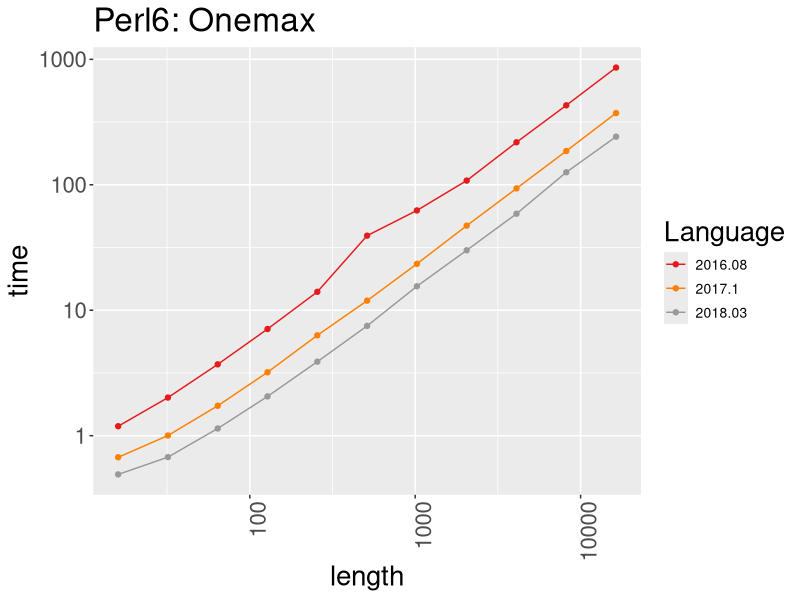
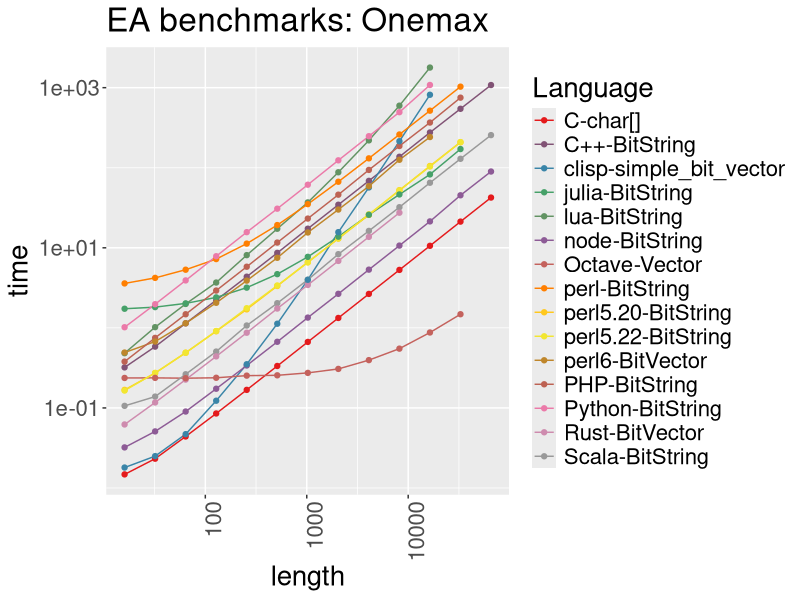
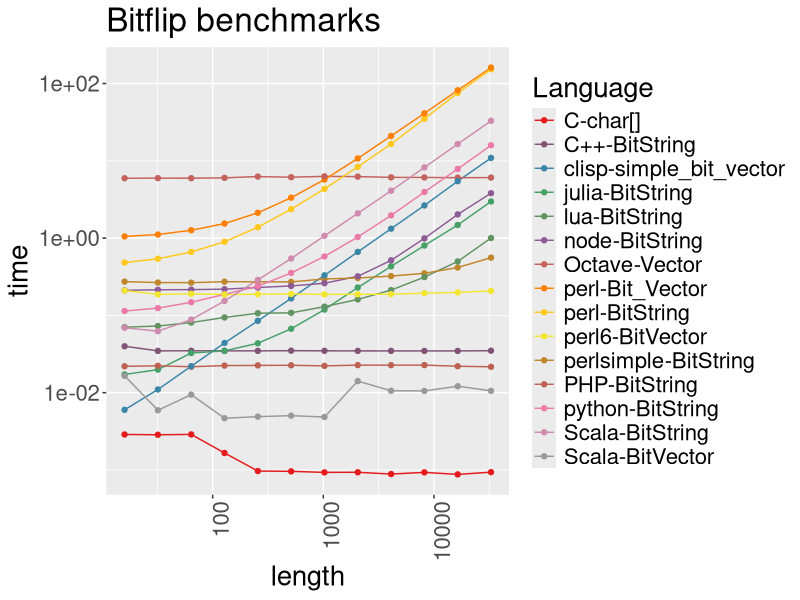
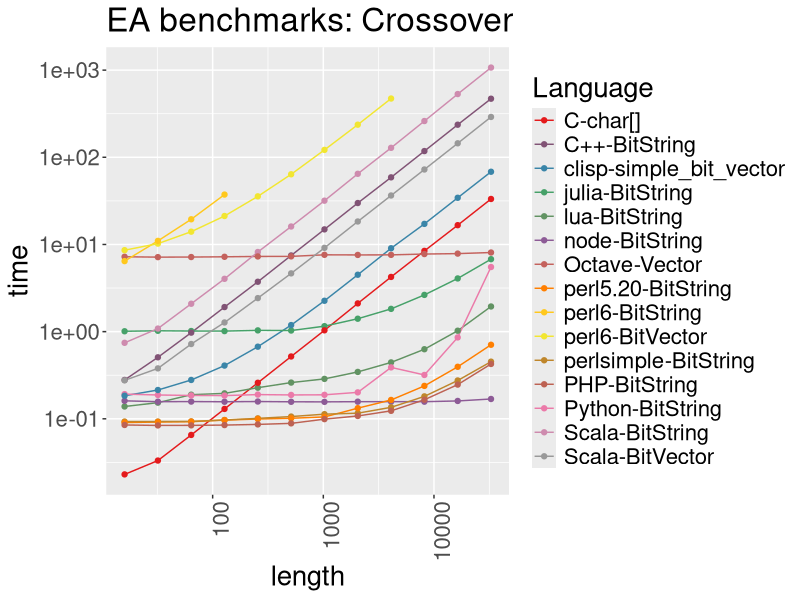
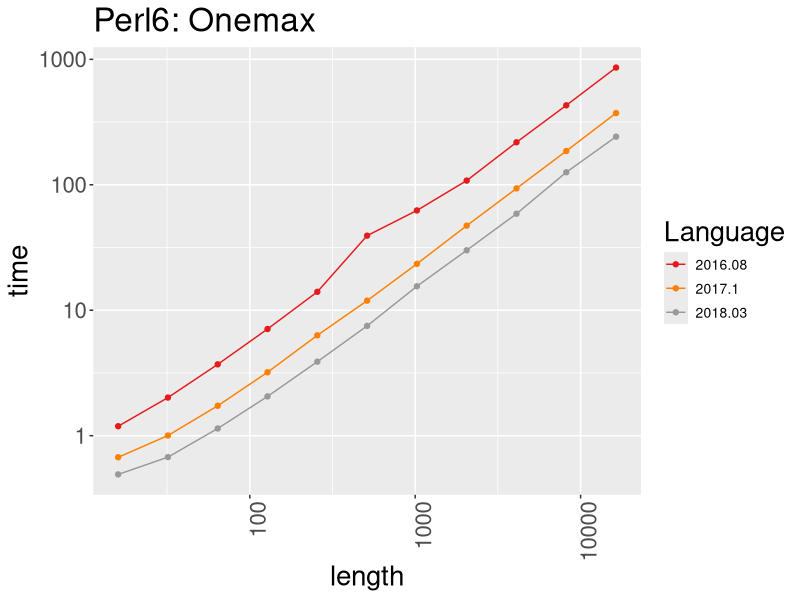
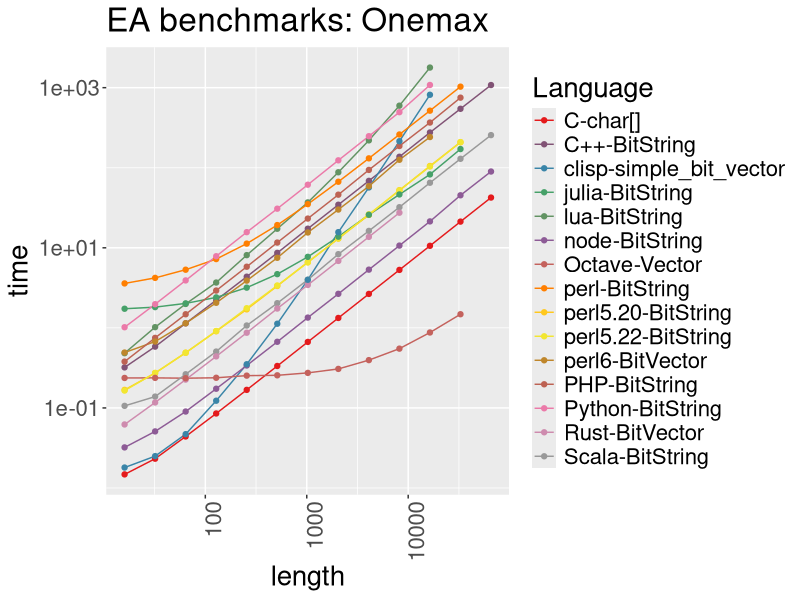
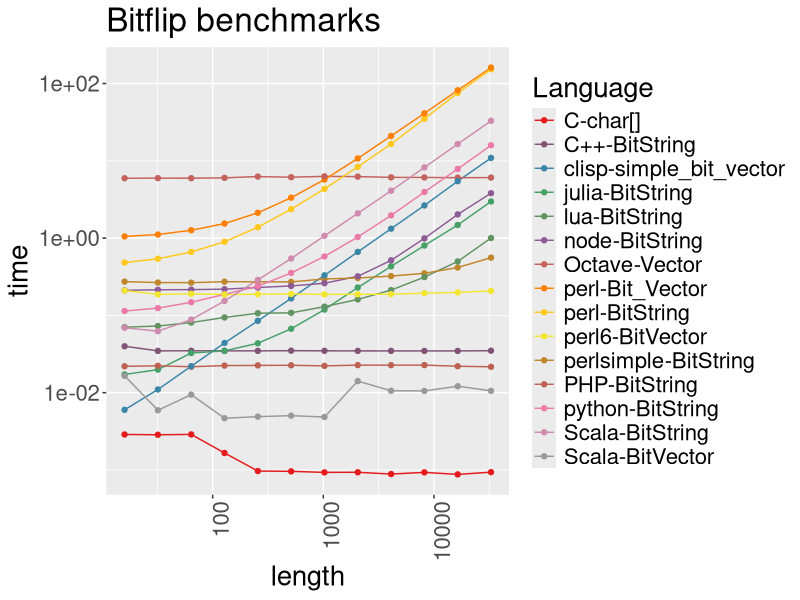
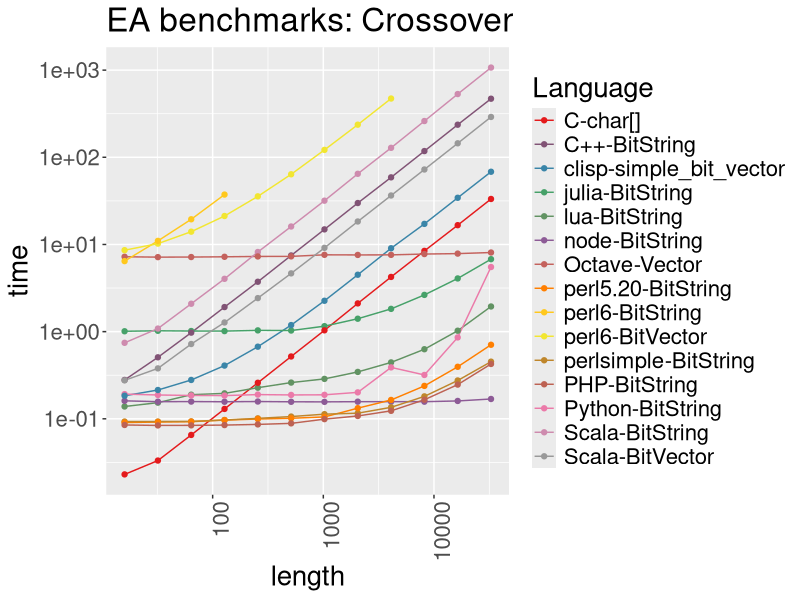

Recreate these plots in R, in order. (Note: this script raises an error after producing the figures.)
## ----setup, cache=FALSE,echo=FALSE---------------------------------------
library("ggplot2")
library("RColorBrewer")
measures.mo <- read.csv('measures-maxones-2018.csv',header=TRUE,sep=",",dec=".")
measures.bf <- read.csv('measures-bitflip-2018.csv',header=TRUE,sep=",",dec=".")
measures.xo <- read.csv('measures-xover-2018.csv',header=TRUE,sep=",",dec=".")
measures.perl6 <- read.csv('measures-maxones-perl6.csv',header=TRUE,sep=",",dec=".")
measures.rr <- read.csv('measures-royalroad.csv',header=TRUE,sep=",",dec=".")

## ----results-perl6, cache=FALSE,echo=FALSE-------------------------------
getPalette = colorRampPalette(brewer.pal(9, "Set1"))
colourCount = length(unique(measures.perl6$Version))
ggplot(measures.perl6,aes(x=length,y=time,colour=factor(Version)))+ geom_line() + geom_point()  + ggtitle("Perl6: Onemax") + scale_y_log10()+scale_x_log10() + scale_color_manual(name='Language',values=getPalette(colourCount)) + theme( legend.text=element_text(size=10)) + theme(text = element_text(size=20),
                                                                                                                                                                                                                                                                                                          axis.text.x = element_text(angle=90, hjust=1)) 
ggsave("img/result-perl6.png", width=8,height=4.5)

## ----results-mo, cache=FALSE,echo=FALSE----------------------------------
colourCount = length(unique(measures.mo$languagerepresentation))
ggplot(measures.mo,aes(x=length,y=time,colour=factor(languagerepresentation)))+ geom_line() + geom_point()  + ggtitle("EA benchmarks: Onemax") + scale_y_log10()+scale_x_log10() + scale_color_manual(name='Language',values=getPalette(colourCount)) + theme(text = element_text(size=20),
                                                                                                                                                                                                                                                                                           axis.text.x = element_text(angle=90, hjust=1)) 
ggsave("img/results-mo.png", width=8,height=4.5)

## ----results-bf, cache=FALSE,echo=FALSE----------------------------------
colourCount = length(unique(measures.bf$languagerepresentation))
ggplot(measures.bf,aes(x=length,y=time,colour=factor(languagerepresentation)))+ geom_line() + geom_point()  + ggtitle("Bitflip benchmarks") + scale_y_log10()+scale_x_log10() + scale_color_manual(name='Language',values=getPalette(colourCount)) + theme(text = element_text(size=20),
                                                                                                                                                                                                                                                                                                     axis.text.x = element_text(angle=90, hjust=1))
ggsave("img/results-bf.png", width=8,height=4.5)

## ----results-xo, cache=FALSE,echo=FALSE----------------------------------
colourCount = length(unique(measures.bf$languagerepresentation))
ggplot(measures.xo,aes(x=length,y=time,colour=factor(languagerepresentation)))+ geom_line() + geom_point()  + ggtitle("EA benchmarks: Crossover") + scale_y_log10()+scale_x_log10() + scale_color_manual(name='Language',values=getPalette(colourCount)) + theme(text = element_text(size=20),
                                                                                                                                                                                                                                                                                              axis.text.x = element_text(angle=90, hjust=1))
ggsave("img/results-xo.png", width=8,height=4.5)

## ----results-rr, cache=FALSE,echo=FALSE----------------------------------
colourCount = length(unique(measures.rr$Version))
ggplot(measures.rr,aes(x=length,y=time,colour=factor(Version)))+ geom_line() + geom_point()  + ggtitle("Royal Road: Perl 5 vs Perl 6") + scale_y_log10()+scale_x_log10() + scale_color_manual(name='Language',values=getPalette(colourCount)) + theme(text = element_text(size=20),
                                                                                                                                                                                                                                                                                   axis.text.x = element_text(angle=90, hjust=1))
ggsave("img/results-rr.png", width=8,height=4.5)

